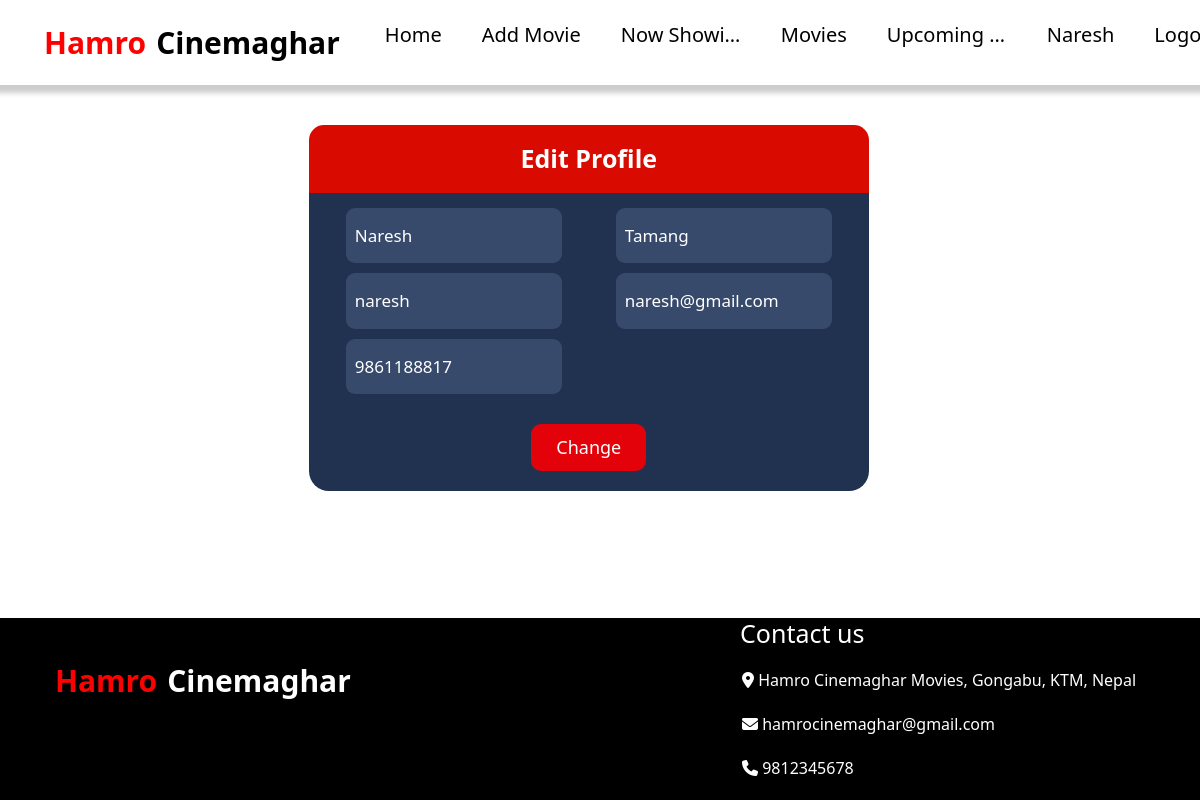
Page /edit-profile/1/ (signed in) on the committed database.
### user/models.py (models this page shows, shortened)
class User(AbstractUser):
    mobile_number = models.CharField(max_length = 10)

### booking/views.py (the view, shortened to what this page needs)
# urls.py: path("edit-profile/<int:pk>/", views.editProfile, name = "editprofile"),
def editProfile(request, pk):
    user = User.objects.filter(id = pk).first()
    return render(request, "booking/edit_profile.html")

### booking/templates/booking/edit_profile.html (shortened to what this page needs)
{% extends "booking/booking_layout.html" %}{% block content %}
<div class="login_div">
  <div class="login_title">Edit Profile</div>
  <div class="form_div">
    <form method="POST">
      <div class="input_field_div">
        <div class="input_field">
          <input name="firstname" type="text" placeholder="First Name" value = "{{user.first_name}}" />
        </div>
        <div class="input_field">
          <input name="lastname" type="text" placeholder="Last Name" value = "{{user.last_name}}"/>
        </div>
        <div class="input_field">
          <input name="username" type="text" value = "{{user.username}}" placeholder="Username" />
        </div>
        <div class="input_field">
          <input name="email" type="email" placeholder="Email" value = "{{user.email}}" />
        </div>
        <div class="input_field">
          <input name="mobile" type="text" placeholder="Mobile" value = "{{user.mobile_number}}" />
        </div>
      </div>
      <div class="submit_button"><button type="submit">Change</button></div>
    </form>
  </div>
</div>
{% endblock %}

### booking/templates/booking/booking_layout.html (shortened to what this page needs)
{% load static %}
<!DOCTYPE html>
<html>
  <head>
    <link
      href="https://cdn.jsdelivr.net/npm/bootstrap@5.3.2/dist/css/bootstrap.min.css"
      rel="stylesheet"
    />
  </head>
  <body>
    <div class = "wrapper">
    <div class="navbar_movie">
      <div class="name">
        <div style="margin: 0px 5px; color: red">Hamro</div>
        <div style="margin: 0px 5px; color: black">Cinemaghar</div>
      </div>
      <div class="login_button">
        <a href="{% url 'home' %}" style="text-decoration: none; color: black"
          >Home</a
        >
        {% if request.user.is_superuser %}
        <a
          href="{% url 'add-movie' %}"
          style="text-decoration: none; color: black"
          >Add Movie</a
        >
        <a
          href="{% url 'now-showing' %}"
          style="text-decoration: none; color: black"
          >Now Showing</a
        >
        <a href="{% url 'movies' %}" style="text-decoration: none; color: black"
          >Movies</a
        >
        <a
          href="{% url 'upcoming-movie' %}"
          style="text-decoration: none; color: black"
          >Upcoming Movies</a
        >
        <a
          href="{% url 'admin:index' %}"
          style="text-decoration: none; color: black"
          >{{request.user.first_name}}</a
        >
        {% if request.user.is_authenticated %}
        <a href="{% url 'logout' %}" style="text-decoration: none; color: black"
          >Logout</a
        >
        {% else %}<a
          href="{% url 'login' %}"
          style="text-decoration: none; color: black"
          >Login</a
        >{% endif %}
        {% endif %}
      </div>
    </div>
    <div class="main">{% block content %}{% endblock %}</div>
    <div class="footer_movie">
      <div class="websitename">
        <div style="margin: 0px 5px; color: red">Hamro</div>
        <div style="margin: 0px 5px; color: white">Cinemaghar</div>
      </div>
      <div class="contact_us">
        <h2>Contact us</h2>
        <ul style="list-style-type: none">
          <li>
            <i class="fa-solid fa-location-dot"></i> Hamro Cinemaghar Movies,
            Gongabu, KTM, Nepal
          </li>
          <li>
            <i class="fa-solid fa-envelope"></i> hamrocinemaghar@gmail.com
          </li>
          <li><i class="fa-solid fa-phone"></i> 9812345678</li>
        </ul>
      </div>
    </div>
  </div>
  </body>
</html>

### booking/templates/booking/booking_layout.html (style rules this page uses)
body { overflow-x: hidden; height: 100%; margin: 0; padding: 0; }
.navbar_movie { position: sticky; top: 0; z-index: 500; background: white; display: flex; padding: 20px; box-shadow: 0 10px 5px -2px rgba(0, 0, 0, 0.2); margin-left: -6px; overflow-x: hidden; margin-right: -6px; }
.name { margin-left: 25px; width: 90%; display: flex; font-size: 30px; font-weight: bold; }
.login_button { float: right; font-size: 20px; display: flex; }
.login_button a { overflow: hidden; max-width: 120px; margin-left: 40px; height: 30px; white-space: nowrap; text-overflow: ellipsis; }
.name div { cursor: pointer; }
.wrapper { min-height: 100vh; position: relative; margin-bottom: -120px; }
.main { margin: 40px; margin-bottom: 120px; padding-bottom: 20%; }
.footer_movie { position: absolute; bottom: 0; overflow-y: hidden; width: 100%; background-color: black; display: flex; color: white; padding: 0px 50px; overflow-x: hidden; }
.websitename { margin-top: 40px; width: 50%; display: flex; font-size: 30px; font-weight: bold; }
.contact_us { width: 50%; margin-left: 20%; }
.contact_us h2 { margin-left: 30px; font-size: 25px; }
.contact_us li { margin: 20px 0px; }

### booking/templates/booking/edit_profile.html (style rules this page uses)
.login_div { text-align: center; width: 50%; margin-left: 24%; }
.login_title { border: 0px solid; border-top-left-radius: 15px; border-top-right-radius: 15px; background-color: #d90b00; padding: 15px; font-size: 25px; color: white; font-weight: bold; }
.form_div { border-bottom-left-radius: 20px; border-bottom-right-radius: 20px; background-color: #20324f; padding: 10px; }
.input_field_div { display: grid; grid-template-columns: auto auto; margin-bottom: 25px; }
.input_field input { width: 80%; color: white; padding: 15px 9px; font-size: 17px; background-color: #374a6b; border: none; margin: 5px 0px; border-radius: 9px; }
.submit_button button { padding: 10px 25px; border: none; border-radius: 10px; color: white; margin-bottom: 10px; background-color: #e3020a; font-size: 18px; cursor: pointer; }

### rows in the picture
User: user.first_name "Naresh", firstname "Naresh", lastname "Tamang", username "naresh", email "naresh@gmail.com", mobile "9861188817"
